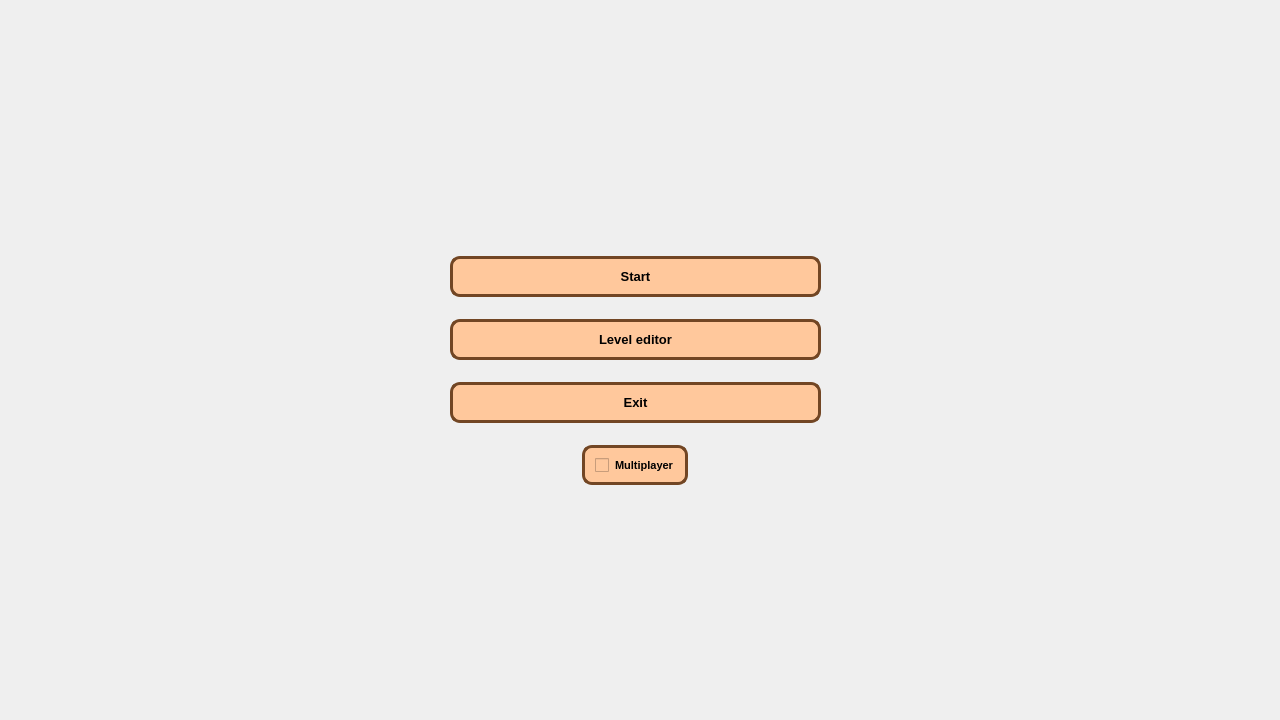
<?xml version="1.0" encoding="UTF-8"?>
<ui version="4.0">
 <class>MainWindow</class>
 <widget class="QMainWindow" name="MainWindow">
  <property name="geometry">
   <rect>
    <x>0</x>
    <y>0</y>
    <width>1280</width>
    <height>720</height>
   </rect>
  </property>
  <property name="sizePolicy">
   <sizepolicy hsizetype="Fixed" vsizetype="Fixed">
    <horstretch>0</horstretch>
    <verstretch>0</verstretch>
   </sizepolicy>
  </property>
  <property name="minimumSize">
   <size>
    <width>1280</width>
    <height>720</height>
   </size>
  </property>
  <property name="maximumSize">
   <size>
    <width>1280</width>
    <height>720</height>
   </size>
  </property>
  <property name="windowTitle">
   <string>MainWindow</string>
  </property>
  <property name="layoutDirection">
   <enum>Qt::LeftToRight</enum>
  </property>
  <widget class="QWidget" name="centralwidget">
   <property name="sizePolicy">
    <sizepolicy hsizetype="Fixed" vsizetype="Fixed">
     <horstretch>0</horstretch>
     <verstretch>0</verstretch>
    </sizepolicy>
   </property>
   <property name="styleSheet">
    <string notr="true"/>
   </property>
   <widget class="QWidget" name="verticalLayoutWidget">
    <property name="geometry">
     <rect>
      <x>450</x>
      <y>240</y>
      <width>371</width>
      <height>261</height>
     </rect>
    </property>
    <layout class="QVBoxLayout" name="verticalLayout">
     <item>
      <widget class="QPushButton" name="startButton">
       <property name="font">
        <font>
         <family>Arial</family>
         <pointsize>10</pointsize>
         <weight>75</weight>
         <bold>true</bold>
        </font>
       </property>
       <property name="styleSheet">
        <string notr="true">QPushButton {
    border: 3px solid #724624; /* Коричневая рамка */
    background-color: #FFC89C; /* Коричнево-бежевое наполнение */
    border-radius: 10px; /* Скруглённые углы */
    padding: 10px; /* Дополнительное пространство внутри кнопки */
    color: #000000; /* Цвет текста */
}

QPushButton:hover {
    background-color: #FFDBBF; /* Изменение цвета фона при наведении */
}

QPushButton:pressed {
    background-color: #FFB881; /* Изменение цвета фона при нажатии */
}
</string>
       </property>
       <property name="text">
        <string>Start</string>
       </property>
      </widget>
     </item>
     <item>
      <widget class="QPushButton" name="editorButton">
       <property name="font">
        <font>
         <family>Arial</family>
         <pointsize>10</pointsize>
         <weight>75</weight>
         <bold>true</bold>
        </font>
       </property>
       <property name="styleSheet">
        <string notr="true">QPushButton {
    border: 3px solid #724624; /* Коричневая рамка */
    background-color: #FFC89C; /* Коричнево-бежевое наполнение */
    border-radius: 10px; /* Скруглённые углы */
    padding: 10px; /* Дополнительное пространство внутри кнопки */
    color: #000000; /* Цвет текста */
}

QPushButton:hover {
    background-color: #FFDBBF; /* Изменение цвета фона при наведении */
}

QPushButton:pressed {
    background-color: #FFB881; /* Изменение цвета фона при нажатии */
}
</string>
       </property>
       <property name="text">
        <string>Level editor</string>
       </property>
      </widget>
     </item>
     <item>
      <widget class="QPushButton" name="exitButton">
       <property name="font">
        <font>
         <family>Arial</family>
         <pointsize>10</pointsize>
         <weight>75</weight>
         <bold>true</bold>
        </font>
       </property>
       <property name="styleSheet">
        <string notr="true">QPushButton {
    border: 3px solid #724624; /* Коричневая рамка */
    background-color: #FFC89C; /* Коричнево-бежевое наполнение */
    border-radius: 10px; /* Скруглённые углы */
    padding: 10px; /* Дополнительное пространство внутри кнопки */
    color: #000000; /* Цвет текста */
}

QPushButton:hover {
    background-color: #FFDBBF; /* Изменение цвета фона при наведении */
}

QPushButton:pressed {
    background-color: #FFB881; /* Изменение цвета фона при нажатии */
}
</string>
       </property>
       <property name="text">
        <string>Exit</string>
       </property>
      </widget>
     </item>
     <item alignment="Qt::AlignHCenter">
      <widget class="QCheckBox" name="multiplayerCheckBox">
       <property name="minimumSize">
        <size>
         <width>0</width>
         <height>0</height>
        </size>
       </property>
       <property name="font">
        <font>
         <family>Arial</family>
         <pointsize>8</pointsize>
         <weight>75</weight>
         <bold>true</bold>
         <stylestrategy>PreferAntialias</stylestrategy>
        </font>
       </property>
       <property name="cursor">
        <cursorShape>ArrowCursor</cursorShape>
       </property>
       <property name="styleSheet">
        <string notr="true">QCheckBox {
border: 3px solid #724624; /* Коричневая рамка */
    background-color: #FFC89C; /* Коричнево-бежевое наполнение */
    border-radius: 10px; /* Скруглённые углы */
    padding: 10px; /* Дополнительное пространство внутри кнопки */
    color: #000000; /* Цвет текста */
text-alignment: center;
}</string>
       </property>
       <property name="text">
        <string>Multiplayer</string>
       </property>
       <property name="checked">
        <bool>false</bool>
       </property>
      </widget>
     </item>
    </layout>
   </widget>
   <widget class="QWidget" name="widget" native="true">
    <property name="geometry">
     <rect>
      <x>0</x>
      <y>0</y>
      <width>1280</width>
      <height>720</height>
     </rect>
    </property>
    <property name="sizePolicy">
     <sizepolicy hsizetype="Fixed" vsizetype="Fixed">
      <horstretch>0</horstretch>
      <verstretch>0</verstretch>
     </sizepolicy>
    </property>
    <property name="minimumSize">
     <size>
      <width>1280</width>
      <height>720</height>
     </size>
    </property>
    <property name="maximumSize">
     <size>
      <width>1280</width>
      <height>720</height>
     </size>
    </property>
    <property name="styleSheet">
     <string notr="true">background-image: url(:/background/bg.png);</string>
    </property>
   </widget>
   <zorder>widget</zorder>
   <zorder>verticalLayoutWidget</zorder>
  </widget>
  <widget class="QMenuBar" name="menubar">
   <property name="geometry">
    <rect>
     <x>0</x>
     <y>0</y>
     <width>1280</width>
     <height>26</height>
    </rect>
   </property>
  </widget>
 </widget>
 <resources>
  <include location="src/background.qrc"/>
 </resources>
 <connections/>
</ui>
